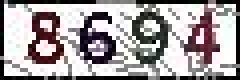
#> input picture files/authcode.jpg, 60 x 20 px (shown 4 times larger)
$ python -i crawl_begin.py   (imports and definitions only)
#> lines starting #> are read from the running program, lines starting #| are printed output that depends on the picture
#!进入到登录界面，以获取登录需要的data----此次获取登录信息后，采用带着登录信息访问数据指定网页进行爬取
from bs4 import BeautifulSoup
import requests
from PIL import Image
import pytesseract,os

session = requests.Session()    #记录登录信息，session对象
logined_flag=0  #记录是否登录成功的标志
#访问不同页面，设定不同的访问头信息
logoinout_headers = {
            'User-Agent': 'Mozilla/5.0 (Windows NT 10.0; Win64; x64) AppleWebKit/537.36 (KHTML, like Gecko) Chrome/70.0.3538.102 Safari/537.36',
            'Referer':'http://www.klha.net/User.do?method=toApplition'
}
authcode_header = {
            'User-Agent': 'Mozilla/5.0 (Windows NT 10.0; Win64; x64) AppleWebKit/537.36 (KHTML, like Gecko) Chrome/70.0.3538.102 Safari/537.36',
            'Referer':'http://www.klha.net/User.do?method=loginout'
}
login_header = {
            'User-Agent': 'Mozilla/5.0 (Windows NT 10.0; Win64; x64) AppleWebKit/537.36 (KHTML, like Gecko) Chrome/70.0.3538.102 Safari/537.36',
            'Referer':'http://www.klha.net/User.do?method=toApplition'
}

username='jiejiaotech'  #登录需要的信息，通过fiddler获取的
password='klha123456'
authcode=''
button=''

# [27 lines left out: function get_login_data, not called in this run]

# def get_authcode(image_url):    #manual
#     response=session.get(image_url,headers=authcode_header) #访问验证码地址
#     #print(response.content)
#     with open(r'F:\PYTHON\projects\klha\authcode.png', 'wb') as f:    #打开文件地址
#         f.write(response.content)   #以二进制的方式保存图片
#         f.flush()
#         f.close()
#     authcode = input('input captcha:')  #输入图片验证码
#     return authcode #返回输入的验证码

def get_authcode(image_url): #自动获取验证码,返回验证码的字符串
    response = session.get(image_url, headers=authcode_header)  # 访问验证码地址
    # with open(r'/tmp/pycharm_project_101/authcode.jpg', 'wb') as f:  # 打开文件地址，将图片进行保存
    with open(os.path.join(os.getcwd(),'authcode.jpg'), 'wb') as f:
        f.write(response.content)  # 以二进制的方式保存图片
        f.flush()
        f.close()
    img = Image.open(os.path.join(os.getcwd(),'authcode.jpg'))  #读取图片
    gray = img.convert('L') #转换成灰度图
    # gray.show()
    #  setup a converting table with constant threshold
    threshold = 55  #设定阈值
    pixels = []
    for i in range(256):    #遍历整个图片数组，通过阈值将图片置0或置1，从而实现二值化
        if i < threshold:
            pixels.append(0)
        else:
            pixels.append(1)
    #  convert to binary image by the table
    binary = gray.point(pixels, '1')    #获取二值化的图像
    code_image_crop = binary.crop((4, 2, 58, 18)).resize((120, 60)) #根据图片的大小，做调整从而去除不必要的边框等干扰；可以根据实际图片进行选择是否需要
    # code_image_crop.show()
    str = pytesseract.image_to_string(code_image_crop)  #获取图片中的验证码，返回为str
    # [6 lines of commented-out code are left out]
    return str

# [30 lines left out: functions get_login, login_to_logined, not called in this run]

# [2 lines not run here, left out]

>>> import cv2
>>> picture = cv2.imread('authcode.jpg', cv2.IMREAD_GRAYSCALE)
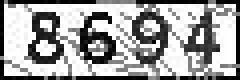
#> picture: shape (20, 60) (shown 4 times larger); min 0, max 255, mean 160.6
#> (the run stopped early here; a loop or call above may not have finished)
